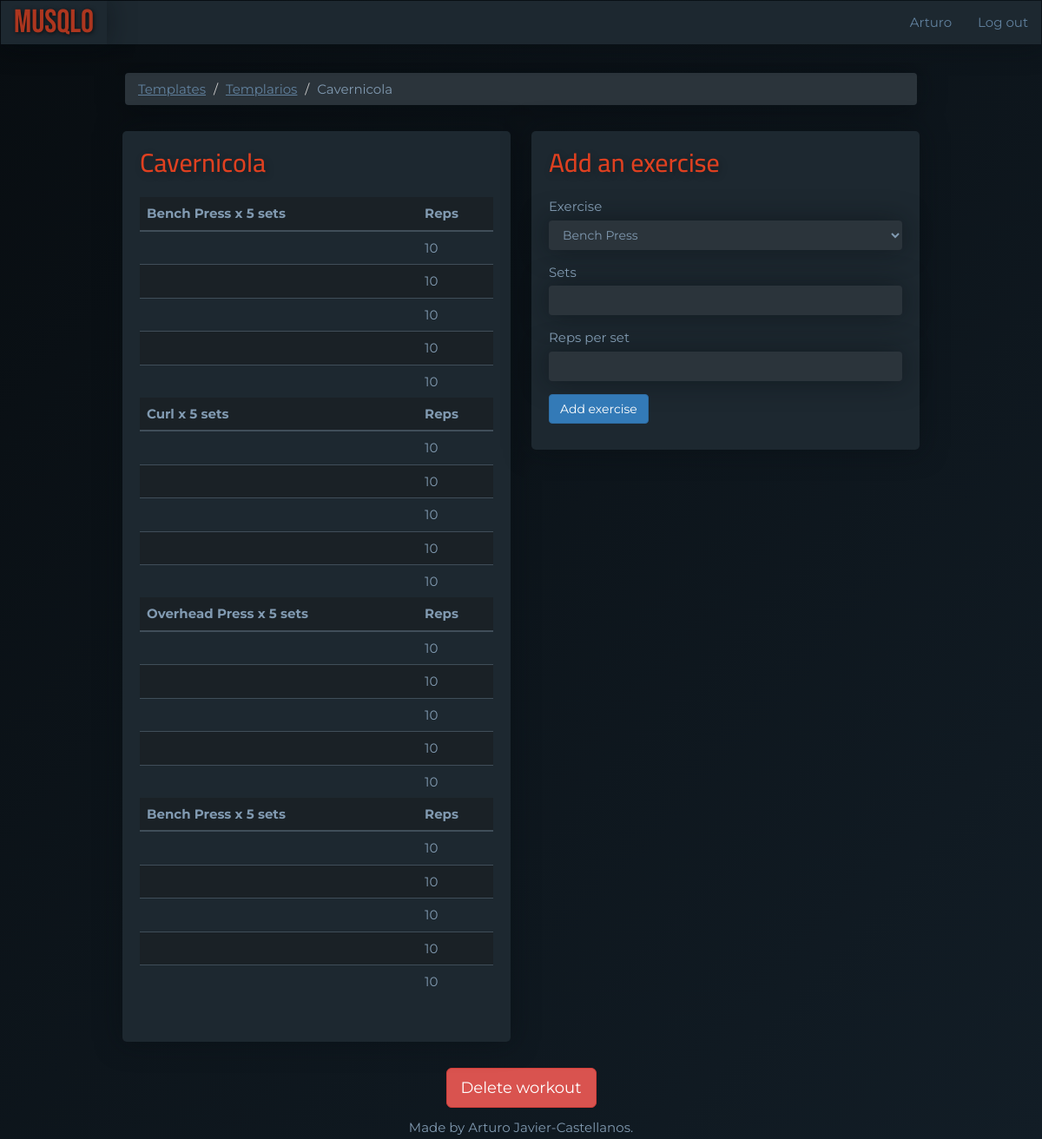
/workout-templates/1 (signed in), run on the app's committed database.
### main.py (models this page shows)
class User(UserMixin, db.Model):
    __tablename__ = "users"
    id = Column(Integer, primary_key=True)
    email = Column(String(100), unique=True)
    password = Column(String(100))
    name = Column(String(100))
    program_templates = relationship("ProgramTemplate", back_populates="user")
    programs = relationship("Program", back_populates="user")

class ProgramTemplate(db.Model):
    __tablename__ = "programTemplates"
    id = Column(Integer, primary_key=True)
    user_id = Column(Integer, ForeignKey("users.id"))
    user = relationship("User", back_populates="program_templates")
    name = Column(String(250), nullable=False)
    workout_templates = relationship("WorkoutTemplate", back_populates="parent_program_template")

class WorkoutTemplate(db.Model):
    __tablename__ = "workoutTemplates"
    id = Column(Integer, primary_key=True)
    name = Column(String(250), nullable=False)
    program_template_id = Column(Integer, ForeignKey("programTemplates.id"))
    parent_program_template = relationship("ProgramTemplate", back_populates="workout_templates")
    exercise_templates = relationship("ExerciseTemplate", back_populates="parent_workout_template")
    days = relationship('Day',
                        secondary="workoutdays",
                        back_populates="workout_templates")

class ExerciseTemplate(db.Model):
    __tablename__ = "exerciseTemplates"
    id = Column(Integer, primary_key=True)
    type = Column(String(200), nullable=False)
    workout_template_id = Column(Integer, ForeignKey("workoutTemplates.id"))
    parent_workout_template = relationship("WorkoutTemplate", back_populates="exercise_templates")
    set_templates = relationship("SetTemplate", back_populates="parent_exercise_template")

class SetTemplate(db.Model):
    __tablename__ = "setTemplates"
    id = Column(Integer, primary_key=True)
    reps = Column(Integer, nullable=False)
    exercise_id = Column(Integer, ForeignKey("exerciseTemplates.id"))
    parent_exercise_template = relationship("ExerciseTemplate", back_populates="set_templates")

### main.py (the view, shortened to what this page needs)
@app.route("/workout-templates/<int:workout_template_id>", methods=["GET", "POST"])
@protect_workout_template
def show_workout_template(workout_template_id):
    current_workout_template = WorkoutTemplate.query.get(workout_template_id)
    add_exercise_form = AddExerciseForm()
    return render_template("show-workout-template.html", workout=current_workout_template, form=add_exercise_form)

### forms.py
class AddExerciseForm(FlaskForm):
    type = SelectField("Exercise", choices=exercises)
    sets = IntegerField("Sets", validators=[DataRequired()])
    reps_per_set = IntegerField("Reps per set", validators=[DataRequired()])
    add = SubmitField("Add exercise")

### main.py (called while the page is built)
@login_manager.user_loader
def load_user(user_id):
    try:
        return User.query.get(int(user_id))
    except ValueError:
        return None

def protect_workout_template(f):
    @wraps(f)
    def decorated_function(workout_template_id, *args, **kwargs):
        requested_workout_template = WorkoutTemplate.query.get(workout_template_id)
        if requested_workout_template.parent_program_template.user_id != current_user.id:
            return abort(403)
        return f(workout_template_id, *args, **kwargs)
    return decorated_function

### templates/show-workout-template.html
{% extends 'bootstrap/base.html' %}
{% import "bootstrap/wtf.html" as wtf %}
{% block content %}
{% include "header.html" %}
    <ol class="breadcrumb">
      <li><a href="{{url_for('dashboard')}}">Templates</a></li>
     <li><a href="{{url_for('show_program_template', program_template_id=workout.parent_program_template.id)}}">{{workout.parent_program_template.name}}</a></li>
      <li class="active">{{ workout.name }}</li>
    </ol>
    <div class="row">
        <div class="col-lg-6">
            <div class="card">
                <h2 class="card-title">{{ workout.name }}</h2>
                <table class="table">
                    {% for exercise in workout.exercise_templates: %}
                        <thead>
                            <tr>
                                <th scope="col">{{exercise.type}} x {{ exercise.set_templates|count }} sets</th>
                                <th scope="col">Reps</th>
                            </tr>
                        </thead>
                        <tbody>
                        {% for set in exercise.set_templates|reverse: %}
                            <tr>
                                <td></td>
                                <td>{{set.reps}}</td>
                            </tr>
                        {% endfor %}
                        </tbody>
                    {% endfor %}
                </table>
            </div>
        </div>
        <div class="col-lg-6">
             <div class="card">
                <h2 class="card-title">Add an exercise</h2>
                {{ wtf.quick_form(form, novalidate=True, button_map={"add": "primary"}) }}
             </div>
        </div>
    </div>
    <div class="text-center">
        <a class="btn btn-lg btn-danger" href="{{url_for('delete_workout_template', workout_template_id=workout.id)}}">Delete workout</a>
    </div>
{% include "footer.html" %}
{% endblock %}

### templates/header.html (shortened to what this page needs)
<!DOCTYPE html>
<html lang="en">
<head>
    <link href="{{ url_for('static', filename='css/styles.css')}}" rel="stylesheet">
</head>
<body>
<div id="wrap">
<nav class="navbar navbar-inverted" role="navigation">
  <div class="navbar-header">
    <a class="navbar-brand" href="{{url_for('home')}}">MUSQLO</a>
  </div>
  <div class="collapse navbar-collapse" id="navbar-links">
  <ul class="nav navbar-nav navbar-right">
    {% if current_user.is_authenticated: %}
    <li><a href="{{url_for('user')}}">{{ current_user.name }}</a></li>
    <li><a href="{{url_for('logout')}}">Log out</a></li>
    {% else: %}
    <li><a href="{{ url_for('home',_anchor='login') }}">Log in</a></li>
    <li><a href="{{ url_for('register') }}">Register</a></li>
    {% endif %}
  </ul>
  </div>
</nav>
<div id="main">
<div class="container-fluid">

### static/css/styles.css (style rules this page uses)
body { font-family: 'Montserrat', sans-serif; font-size: 1.5rem; color: #819ab1; background: linear-gradient(to bottom right, #080d11, #121d26) fixed; }
.container-fluid { padding: 1% 12%; }
.card { background-color: #1d2830; border-radius: 5px; box-shadow: 0px 0 30px rgba(8, 13, 17, 0.5); padding: 0 20px 30px; margin-bottom: 30px; }
.breadcrumb { background-color: #2b343b; box-shadow: 0px 0 30px rgba(8, 13, 17, 0.5); margin-bottom: 30px; }
.breadcrumb > .active { font-family: 'Montserrat', sans-serif; color: #819ab1; }
.breadcrumb a { color: #61819e; text-decoration: underline; }
.card-title { font-family: 'Cairo', sans-serif; font-size: 3rem; color: #df4020; padding: 20px 0 15px; margin: 0 0 8px 0; text-shadow: 2px 3px 8px rgba(0, 0, 0, .3); }
.col-lg-6 { padding: 0 12px; }
label { font-weight: 400; }
.form-control { color: #819ab1; background-color: #2b343b; border: 0; box-shadow: 0px 0 30px rgba(8, 13, 17, 0.5); }
.navbar-collapse { font-family: 'Montserrat', sans-serif; background-color: #1d2830; box-shadow: 0px 0 30px rgba(8, 13, 17, 0.5); }
.navbar-collapse a { color: #61819e; }
.navbar-header { font-family: 'Montserrat', sans-serif; background-color: #1d2830; box-shadow: 0px 0 30px rgba(8, 13, 17, 0.5); }
.navbar-header a { color: #61819e; }
.navbar-inverted > .navbar-header > .navbar-brand { font-family: 'Bebas Neue', cursive; color: #ad361f; font-size: 2.5em; text-shadow: 1px 1px 5px rgba(0, 0, 0, .7); }
.table tr:nth-child(even) td { background-color: #1a2126; }
.table > thead > tr > th { background-color: #1a2126; border-bottom: 2px solid #404e59; border-top: 0; }
.table > tbody > tr > td { border-color: #404e59; }
html, body { height: 100%; }
#wrap { min-height: 100%; }
#main { overflow:auto; padding-bottom: 2%; }

### data on the page
User: name "Arturo"
ProgramTemplate: parent_program_template.name "Templarios"
WorkoutTemplate: name "Cavernicola"
ExerciseTemplate: type "Bench Press", set_templates|count "5"
SetTemplate: reps "10"
SetTemplate: reps "10"
SetTemplate: reps "10"
SetTemplate: reps "10"
SetTemplate: reps "10"
ExerciseTemplate: type "Curl", set_templates|count "5"
SetTemplate: reps "10"
SetTemplate: reps "10"
SetTemplate: reps "10"
SetTemplate: reps "10"
SetTemplate: reps "10"
ExerciseTemplate: type "Overhead Press", set_templates|count "5"
SetTemplate: reps "10"
SetTemplate: reps "10"
SetTemplate: reps "10"
SetTemplate: reps "10"
SetTemplate: reps "10"
ExerciseTemplate: type "Bench Press", set_templates|count "5"
SetTemplate: reps "10"
SetTemplate: reps "10"
SetTemplate: reps "10"
SetTemplate: reps "10"
SetTemplate: reps "10"
